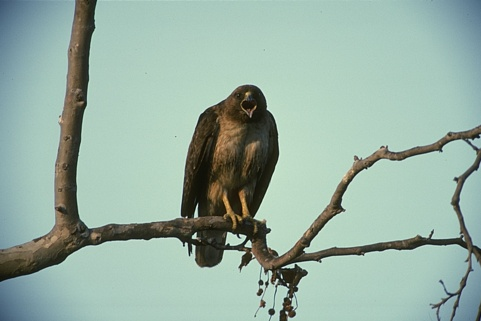
#> input picture 42049.jpg, 481 x 321 px
$ python CORF.py
#> lines starting #> are read from the running program, lines starting #| are printed output that depends on the picture
import cv2
import numpy as np
import math
from scipy.ndimage.measurements import label
import numpy.matlib
import skimage.morphology
import scipy
import time

def makePyramid(img):
    depth = 10
    scale = 1/pow(math.sqrt(2),(2-1))
    width = int(img.shape[1] * scale)
    height = int(img.shape[0] * scale)
    dim = (width, height)

    image = cv2.resize(img, dim, interpolation=cv2.INTER_CUBIC)
    return image

def rescaleImage(image, mn, mx):

    if (image.size == 0) == False:
        maximum = np.amax(image[:])
        minimum = np.min(image[:])
        if maximum - minimum == 0:
            image = np.ones(np.shape(image)) * mx
        else:
            image = (((image-minimum)/(maximum-minimum) * (mx - mn)) + mn)

    return image

def matlab_style_gauss2D(shape=(3,3),sigma=0.5):
        """
        2D gaussian mask - should give the same result as MATLAB's
        fspecial('gaussian',[shape],[sigma])
        """
        m,n = [(ss-1.)/2. for ss in shape]
        y,x = np.ogrid[-m:m+1,-n:n+1]
        h = np.exp( -(x*x + y*y) / (2.*sigma*sigma) )
        h[ h < np.finfo(h.dtype).eps*h.max() ] = 0
        sumh = h.sum()
        if sumh != 0:
            h /= sumh
        return h

def getDoG(img,sigma, onoff, sigmaRatio, config, width):

    # Create Difference of Gaussian Kernel
    sz = (np.shape(img)[0]+ 2*width,np.shape(img)[1]+ 2*width)

    # Create Gaussians
    g1 = matlab_style_gauss2D(sz,sigma)
    g2 = matlab_style_gauss2D(sz,sigma*sigmaRatio)

    # LGN cell
    if onoff == 1:
        # Center-OFF RF
        G = g2 - g1
    else:
        # Center-ON RF
        G = g1 - g2

    # Intesity distribution in the input image
    resultimg = np.pad(img,(width,width),'symmetric')

    # Compute LGN response as linear spatial summation
    # FFTSHIFT in order to recover the phase since it is important for reconstructing the correct spatial structure of the image
    output = np.fft.fftshift(np.fft.ifft2(np.fft.fft2(G,(sz[0],sz[1]))*np.fft.fft2(resultimg))) # Applying the inverse transform => f*g

    return output.real

def pol2cart(th,r):

    x = np.multiply(r,np.cos(th))
    y = np.multiply(r,np.sin(th))
    return(x, y)

def cart2pol(x, y):

    th = np.arctan2(y, x)
    r = np.sqrt(np.power(abs(x),2) + np.power(abs(y),2))
    return(th, r)

def determineProperties(input,rho,fp,t2):

    # Responses of model LGN cells
    gb = input.max(axis=2)
    #np.savetxt('gb.csv',gb)

    t = float('inf')
    for i in range(0,np.shape(input)[2]):
        mxlist = np.amax(np.amax(input[:,:,i]))
        if mxlist < t:
            t = mxlist
    t = np.amin(mxlist)

    x = list(range(1, 360*2+1))

    if rho > 0:
        # Building the circle
        a = np.round(fp[0] + np.multiply(rho,np.cos(np.multiply(x,math.pi/180))))-1
        b = np.round(fp[1]+np.multiply(rho,np.sin(np.multiply(x,math.pi/180))))-1

        # Get responses of model LGN cells along the circle
        tempo = []
        for i in range(0,len(a)):
            tempo.append(a[i].astype(int)+np.shape(input)[0]*b[i].astype(int))
        gb = gb.ravel('F')
        y = gb[tempo]
        y = np.roll(y.conj().transpose(),270).conj().transpose() #FOR CLEAR VISUALIZATION

        # Check if all elements are equal
        if len(np.unique(y)) == 1:
            onoff = []
            rho = []
            phi = []
            return (onoff,rho,phi)

        y[y < 0.01] = 0
        y = np.round(y*1000)/1000

        # Find local maxima inside the responses of model LGN cells along the circle
        nikos = skimage.morphology.local_maxima(y) #Locations of regional maxima
        BW, ncomponents = label(nikos) #Label matrix of contiguous regions
        npeaks = BW[:].max(0)
        peaks = np.zeros((1,npeaks))

        # Compute the value of the peaks as mean of
        # the positions of the regional maxima
        for i in range(0,npeaks):
            peaks[0,i] = np.mean(np.nonzero(BW == i+1))

        f = np.logical_and(peaks >= 180,peaks < 540) #TAKE HALF OF THE CIRCLE

        # Positions (in angle °) of the sub-units on the circle
        phivalues = peaks[f]

        x, y = pol2cart((phivalues-270)*math.pi/180,rho)

        # Positions (in angle rad) of the sub-units on the circle
        phi = phivalues*math.pi/180

        # Get polarity of the sub-inits knowing that
        # position 0 is LGN response center-ON
        # position 1 is LGN response center-OFF
        # The polarity is the position (0 or 1) of the maximum response
        onoff = np.zeros((1,len(phi)))
        for i in range(0,np.size(phi)):
            idx = np.argmax(input[round(fp[1]+x[i]),round(fp[0]+y[i]),:])
            onoff[0,i] = idx

    else:
        centreResponses = np.reshape(input[round(fp[1]),round(fp[0]),:],1,2)
        mx = np.amax(centreResponses,0)
        if np.amax(mx) >= t:
            onoff = np.argwhere(mx > t2*np.amax(mx)) - 1
            phi = np.zeros((1,len(onoff)))
        else:
            onoff = []
            phi = []

    rho = np.tile(rho,(1,len(phi)))
    phi = np.expand_dims(phi,0)
    return (onoff,rho,phi)

def getHashKey(vector):

    primelist = [2,3,5,7,11,13]
    n = len(vector)

    # based on prime factorization
    hashkey = np.prod(np.power(primelist[0:n],vector))
    return hashkey

def modifyModel(model,*args):

    '''
        Compute the new CORF model cell that is selective
        for vertical edges with opposite contrast
    '''

    nargs = len(args)
    names = []
    values = []

    for i in range(0,nargs-1,2):
        names.append(args[i])

    for i in range(1,nargs,2):
        values.append(args[i])

    for i in range(0,len(names)):
        if names[i] == "invertpolarity":
            # invert polarity
            if values[i]== 1:
                model[0,:] = 1-model[0,:]
        elif names[i] == "thetaoffset":
            # add angular offset
            model[3,:] = (model[3,:]+values[i])%(2*math.pi)
        elif names[i] == "overlappixels":
            rho = model[2,:]
            phi = model[3,:]
            x, y = pol2cart(phi,rho)
            negx = x < 0
            x[negx] = x[negx] - values[i] #x = x-beta beta/2?
            x[~negx] = x[~negx] + values[i] #x = x+beta beta/2?
            phi, model[2,:] = cart2pol(x,y)
            model[3,:] = (phi+2*math.pi)%(2*math.pi) #NON CHIARO

    return model

def imshift(im,shiftRows,shiftCols):

    A = np.zeros(np.shape(im))
    shiftRows = int(shiftRows)
    shiftCols = int(shiftCols)

    if shiftRows >= 0 and shiftCols >= 0:
        A[shiftRows:,shiftCols:] = im[0:int(np.shape(im)[0]-shiftRows),0:int(np.shape(im)[1]-shiftCols)]
    elif shiftRows >= 0 and shiftCols < 0:
        A[shiftRows:,0:int(np.shape(A)[1]+shiftCols)] = im[0:int(np.shape(im)[0]-shiftRows),-shiftCols:]
    elif shiftRows < 0 and shiftCols >= 0:
        A[0:int(np.shape(A)[0]+shiftRows),shiftCols:] = im[-shiftRows:,0:int(np.shape(im)[1]-shiftCols)]
    else:
        A[0:int(np.shape(A)[0]+shiftRows),0:int(np.shape(A)[1]+shiftCols)] = im[-shiftRows:,-shiftCols:]

    return A

def calc_viewimage(matrices, dispcomb, theta):

    '''
        Calculates the maximum-superposition of all the matrices stored
        in MATRICES (according to the L-infinity norm). It uses only the matrices for
        which the index is entered in DISPCOMB, e.g. if DISPCOMB contains the values
        1,2,4: only the first, second and fourth matrix contained in MATRICES are used
        for the superposition. This method also calculates the orientationmatrix (ORIENSMATRIX)
        which stores the maximum orientation response of each point in the resulting matrix (RESULT)
    '''

    # initialize values
    oriensMatrix = 0
    tmpMaxConv = float('-inf')
    result = float('-inf')
    cnt1 = 0

    if (np.shape(dispcomb)[0] == 1):
        result = matrices[:,:,dispcomb[0]]
    else:

        # calculate the superposition (L-infinity norm)
        while (cnt1 < np.shape(dispcomb)[0]):
            #calculate the maximum orientation-response in each point (based on the absolute values)
            oriensMatrixtmp1 = np.multiply((abs(matrices[:,:,dispcomb[cnt1]-1]) > tmpMaxConv),theta[dispcomb[cnt1]-1])
            oriensMatrixtmp2 = np.multiply((abs(matrices[:,:,dispcomb[cnt1]-1]) <= tmpMaxConv),oriensMatrix)
            oriensMatrix = oriensMatrixtmp1 + oriensMatrixtmp2
            tmpMaxConv = np.maximum(abs(matrices[:,:,dispcomb[cnt1]-1]), tmpMaxConv)

            # calculate the superposition
            result = np.maximum(result,abs(matrices[:,:,dispcomb[cnt1]-1]))
            cnt1 = cnt1 + 1

    return(result, oriensMatrix)

class Corf():

    def __init__(self,img,sigma, beta, inhibitionFactor, highthresh=-1):
        self.img = img
        self.sigma = sigma
        self.beta = beta
        self.inhibitionFactor = inhibitionFactor
        self.highthresh = highthresh
        self.blurringType = "Sum"
        self.simpleCell_excitation = np.array([])

    def getsimpleCellExcitation(self):
        return self.simpleCell_excitation

    def configureSimpleCell(self,sigmaRatio,t2):

        '''
            Starting from LGN cells in order to
            create sub-units of CORF cell
        '''

        # Create a synthetic stimulus of a vertical edge
        stimulus = np.zeros((200,200))
        stimulus[:,0:100] = 1

        self.eta = 1
        self.radius = math.ceil(self.sigma*2.5)*2+1

        # Linear spatial summation
        DoG_pos = getDoG(stimulus, self.sigma, 0, sigmaRatio, 1, 0)
        DoG_neg = -DoG_pos

        # Half wave rectification(only takes positive elements)
        DoG_pos = np.multiply(DoG_pos,(DoG_pos > 0))
        DoG_neg = np.multiply(DoG_neg,(DoG_neg > 0))

        # LGN cell response(ON+OFF)
        DoG = np.stack((DoG_pos,DoG_neg),2)

        # Choose rho list according to given sigma value
        # Sigma: scale parameter of the LGN cells
        # Rho: radius of concetric circles
        if self.sigma >= 1 and self.sigma <= 2:
            self.rho = (14.38,6.9796,3.0310,1.4135)
        elif self.sigma > 2 and self.sigma < 2.4:
            self.rho = (19.18,9.369,4.5128,2.1325)
        elif self.sigma >= 2.4 and self.sigma <= 3.5:
            self.rho = (24.62,12.6488,6.1992,3.0515)
        elif self.sigma >= 4 and self.sigma <= 5:
            self.rho = (34.43,18.08,9.2467,4.7877,3.3021)

        self.alpha = 0.9

        # Create configuration set

        # Image of size 100x100px
        fp = [100,100]
        for r in range(0,len(self.rho)):
            # Onoff: polarity of sub-unit
            # Rho: radius of concetric circles
            # Phi: polar angle of RF center of sub-unit with respect to the center of the CORF cell
            onoff,rho,phi = determineProperties(DoG,self.rho[r],fp,t2)
            if (onoff.size == 0) == False:
                xs = np.concatenate((onoff,np.matlib.repmat(self.sigma,1,np.shape(onoff)[1]),rho,phi),0)
                self.simpleCell_excitation = np.concatenate((self.simpleCell_excitation,xs),1) if self.simpleCell_excitation.size else xs

        self.simpleCell_excitation[3,:] = self.simpleCell_excitation[3,:]%(2*math.pi) #NON CHIARO

        self.sigma0 = 2
        self.sigmaRatio = sigmaRatio
        self.radius = round(np.amax(self.rho) + (2 + self.alpha*np.amax(self.rho))/2) #NON CHIARO

    def computeBlurredResponse(self):

        '''
            Starting from LGN cells in order to
            compute sub-units' responses of CORF cell
        '''

        # Get sigma values of sub-units from the exication S cell
        sigmaList = self.simpleCell_excitation[1,:]

        # Get polarity,sigma and rho values of sub-units from the exication S cell
        paramsList = np.transpose(self.simpleCell_excitation[(0,1,2),:])
        #if isfield(model.simpleCell,'inhibition')

        # Merge sigma values of sub-units from the exication and inhibition S cell
        sigmaList =  np.expand_dims(sigmaList,0)

        # Merge polarity,sigma and rho values of sub-units from the exication and inhibition S cell
        sigmaList = np.concatenate((sigmaList,np.expand_dims(self.simpleCell_inhibition[1,:],0)),1)
        paramsList = np.concatenate((paramsList,np.transpose(self.simpleCell_inhibition[(0,1,2),:])),0)

        sigmaList = np.unique(sigmaList)
        paramsList = np.unique(np.around(paramsList*1000)/1000,axis=0)

        nsigmaList = len(sigmaList)
        nparamsList = np.shape(paramsList)[0]

        LGNHashTable = {}

        for s in range(0,nsigmaList):
            delta = 0
            key_0 = getHashKey(np.array([delta,sigmaList[s]]))

            # Linear spatial summation
            LGNHashTable[key_0] = getDoG(self.img,sigmaList[s],0,self.sigmaRatio,delta,self.radius)

            delta = 1
            key_1 = getHashKey(np.array([delta,sigmaList[s]]))
            LGNHashTable[key_1] = -LGNHashTable[key_0]

            # LGN cell response(ON+OFF)
            LGNHashTable[key_0] = np.multiply(LGNHashTable[key_0],(LGNHashTable[key_0] > 0))
            LGNHashTable[key_1] = np.multiply(LGNHashTable[key_1],(LGNHashTable[key_1] > 0))

        # Sigma_prime of the CORF model response
        weightsigma = np.amax(paramsList[:,2])/ 3

        SimpleCellHashTable = {}

        for p in range(0,nparamsList):
            # Polarity
            delta = paramsList[p,0]

            sigma = paramsList[p,1]
            rho = paramsList[p,2]

            LGNHashKey = getHashKey(np.array([delta,sigma]))

            # LGN response
            LGN = LGNHashTable[LGNHashKey]

            # 3*((d_0+alpha*rho)/6)
            r = round((self.sigma0 + self.alpha*rho)/2)
            my_key = getHashKey(np.array([delta,sigma,rho]))
            if r > 0:
                if self.blurringType == "Sum":
                    smoothfilter = matlab_style_gauss2D((2*r+1,2*r+1),r/3) # Size of the kernel = 6*sigma, where sigma=(d_0+alpha*rho)/6 => sigma_prime

                    # Response of the sub-unit
                    SimpleCellHashTable[my_key] = scipy.signal.convolve2d(LGN,smoothfilter,"same")

                #elif self.blurringType == "Max":
                    #SimpleCellValueList[p] = maxgaussianfilter(LGN,r/3,0,0,[1 1],size(LGN));
            else:
                SimpleCellHashTable[my_key] = LGN

            # Part of CORF model response (only elevation to w_i)
            SimpleCellHashTable[my_key] = np.power(SimpleCellHashTable[my_key],math.exp(-rho**2/(2*weightsigma*weightsigma)))

            #SimpleCellValueList{p} = SimpleCellValueList{p} .^ exp(-rho^2/(2*weightsigma*weightsigma))
        return SimpleCellHashTable,weightsigma

    def getResponse(self,SimpleCellHashTable,simpleCell,weightsigma):

        '''
            Starting from sub-units' responses in order to
            compute CORF model response
        '''

        ntuples = np.shape(simpleCell)[1]
        w = np.zeros((1,ntuples))
        response = 1

        for i in range(0,ntuples):
            delta = simpleCell[0,i]
            sigma = simpleCell[1,i]
            rho   = round(simpleCell[2,i]*1000)/1000
            phi   = simpleCell[3,i]

            [col, row] = pol2cart(phi,rho)

            # Part of CORF model response (only elevation to w_i)
            blurredResponse = SimpleCellHashTable[getHashKey(np.array([delta,sigma,rho]))]

            shiftedResponse = imshift(blurredResponse,np.fix(row),-np.fix(col)) # Probably minus row???

            w[0,i] = math.exp(-rho**2/(2*weightsigma*weightsigma))

            # Production part of the CORF model response
            response = np.multiply(response,shiftedResponse)

        # Response CORF model cell
        response = np.power(response,(1/np.sum(w)))
        response = response[self.radius:np.shape(response)[0]-self.radius,self.radius:np.shape(response)[1]-self.radius] #NON CHIARO

        return response

    def getSimpleCellResponse(self,orientlist):

        self.SimpleCellHashTable, self.weightsigma = self.computeBlurredResponse()

        response = np.zeros((np.shape(self.img)[0],np.shape(self.img)[1],len(orientlist)))

        for i in range(0,len(orienslist)):

            # In order to obtain the new push-pull inhibition CORF model with different preferred orientations
            simpleCell_excitation = modifyModel(self.simpleCell_excitation.copy(),'thetaoffset',orientlist[i]*math.pi/180)
            simpleCell_inhibition = modifyModel(self.simpleCell_inhibition.copy(),'thetaoffset',orientlist[i]*math.pi/180)

            # Compute the excitatory response of the simple cell
            excitationresponse = self.getResponse(self.SimpleCellHashTable,simpleCell_excitation,self.weightsigma)

            #if isfield(model.simpleCell,'inhibition')
            # Compute the antiphase inhibitory response of the simple cell
            inhibitionresponse = self.getResponse(self.SimpleCellHashTable,simpleCell_inhibition,self.weightsigma)

            # Compute the net response
            rotresponse = excitationresponse - self.inhibitionFactor*inhibitionresponse

            rotresponse = np.multiply(rotresponse,(rotresponse > 0))
            #else
                # If no inhibition, then we only take the excitatory response
                #rotresponse = excitationresponse;
            response[:,:,i] = rotresponse

        return response

if __name__ == '__main__':

    start = time.time()

    img = cv2.imread('42049.jpg')
#> img is the input picture: shape (321, 481, 3); mean B, G, R 163.1, 175.2, 150.9
    img = cv2.normalize(img.astype('float'), None, 0.0, 1.0, cv2.NORM_MINMAX)

    # Make colors
    r = img[:,:,0]
    g = img[:,:,1]
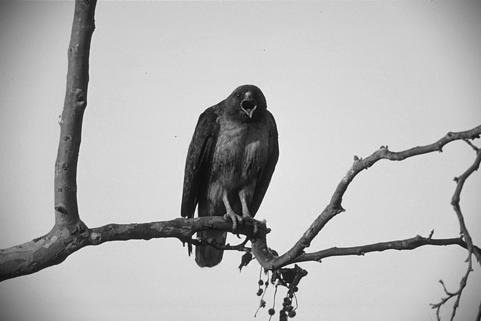
#> g: shape (321, 481) float64; min 0.0402, max 1, mean 0.704
    b = img[:,:,2]
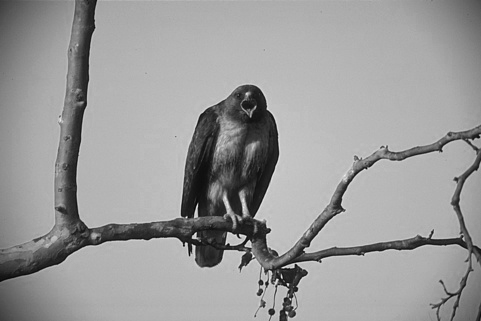
#> b: shape (321, 481) float64; min 0.00803, max 0.992, mean 0.606
    intesity = (r+g+b)/3

    #img = makePyramid(intesity)
    img = intesity

    img  = rescaleImage(np.double(img),0,1)
#> in rescaleImage, `maximum = np.amax(image[:])`: maximum = 0.976
#> in rescaleImage, `minimum = np.min(image[:])`: minimum = 0.0348

    corf = Corf(img,2.2,4,1.8)
    corf.configureSimpleCell(0.5,0.5)


    corf.simpleCell_inhibition = modifyModel(corf.getsimpleCellExcitation().copy(),"invertpolarity",1,"overlappixels",corf.beta)

    # 16 equidistant (22.5°) orientation preferences
    orienslist = list(np.arange(0, 337.5+1,22.5))

    output = corf.getSimpleCellResponse(orienslist)
#> in computeBlurredResponse, `paramsList = np.concatenate((paramsList,np.transpose(self.simpleCell_i..`: paramsList = 28 rows, first 8: [1, 2.2, 19.18], [0, 2.2, 19.18], [0, 2.2, 19.18], [1, 2.2, 19.18], [1, 2.2, 9.37], [0, 2.2, 9.37], [0, 2.2, 9.37], [1, 2.2, 9.37]
#> in computeBlurredResponse, `sigmaList = np.unique(sigmaList)`: sigmaList = [2.2]
#> in computeBlurredResponse, `paramsList = np.unique(np.around(paramsList*1000)/1000,axis=0)`: paramsList = 22 rows, first 8: [0, 2.2, 2.13], [0, 2.2, 4.51], [0, 2.2, 6.13], [0, 2.2, 6.94], [0, 2.2, 7.02], [0, 2.2, 9.37], [0, 2.2, 10.72], [0, 2.2, 10.84]
#> in computeBlurredResponse, `nsigmaList = len(sigmaList)`: nsigmaList = 1
#> the loop in computeBlurredResponse, `for s in range(0,nsigmaList):` made 1 pass
#> (key_0, key_1) on pass 1: (11.21, 22.42)
#> pass 1, in matlab_style_gauss2D (call 3), `h = np.exp( -(x*x + y*y) / (2.*sigma*sigma) )`:
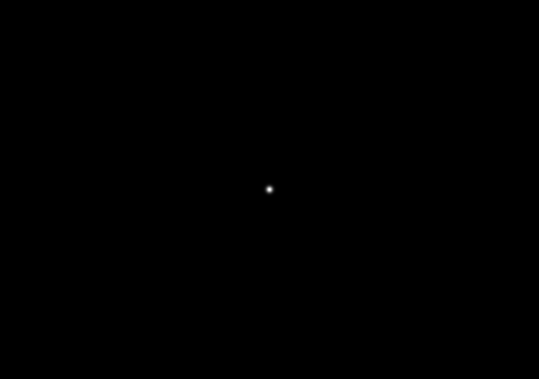
#> h: shape (379, 539) float64; min 0, max 1, mean 0.000149
#> after the loop in computeBlurredResponse, `for s in range(0,nsigmaList):`: LGNHashTable = 2 items
#> in computeBlurredResponse, `weightsigma = np.amax(paramsList[:,2])/ 3`: weightsigma = 6.65
#> the loop in computeBlurredResponse, `for p in range(0,nparamsList):` made 22 passes
#> (delta, rho, LGNHashKey, r, my_key) on passes 1, 2, 3, 4, 5, 6, 7, 8, 12, 13, 14, 15: (0, 2.13, 11.21, 2, 346.6), (0, 4.51, 11.21, 3, 15999.9), (0, 6.13, 11.21, 4, 216646.1), (0, 6.94, 11.21, 4, 791446.7), (0, 7.02, 11.21, 4, 907473.9), (0, 9.37, 11.21, 5, 39656714.5), (0, 10.72, 11.21, 6, 347158894.6), (0, 10.84, 11.21, 6, 421118865.3), (1, 2.13, 22.42, 2, 693.3), (1, 4.51, 22.42, 3, 31999.9), (1, 6.13, 22.42, 4, 433292.2), (1, 6.94, 22.42, 4, 1582893.4)
#> (delta, rho, LGNHashKey, r, my_key) on passes 9, 10, 11, 20, 21, 22: (0, 19.18, 11.21, 10, 2.86e+14), (0, 19.83, 11.21, 10, 8.13e+14), (0, 19.96, 11.21, 10, 1.01e+15), (1, 19.18, 22.42, 10, 5.71e+14), (1, 19.83, 22.42, 10, 1.63e+15), (1, 19.96, 22.42, 10, 2.02e+15)
#> after the loop in computeBlurredResponse, `for p in range(0,nparamsList):`:
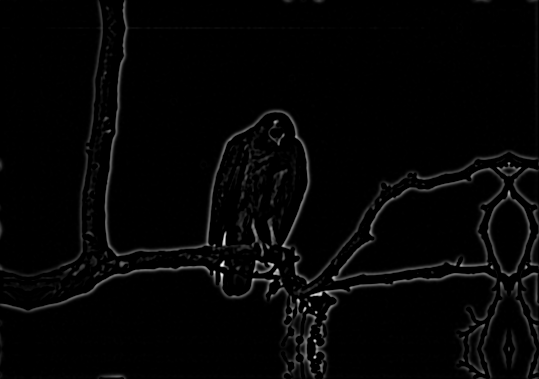
#> LGN: shape (379, 539) float64; min 0, max 0.28, mean 0.00567; drawn with min black and max white
#> after the loop in computeBlurredResponse, `for p in range(0,nparamsList):`: SimpleCellHashTable = 22 items
#> in getSimpleCellResponse, `self.SimpleCellHashTable, self.weightsigma = self.computeBlurredRespon..`: self.weightsigma = 6.65
#> the loop in getSimpleCellResponse, `for i in range(0,len(orienslist)):` made 16 passes
#> pass 1, in getSimpleCellResponse, `excitationresponse = self.getResponse(self.SimpleCellHashTable,simpleC..`:
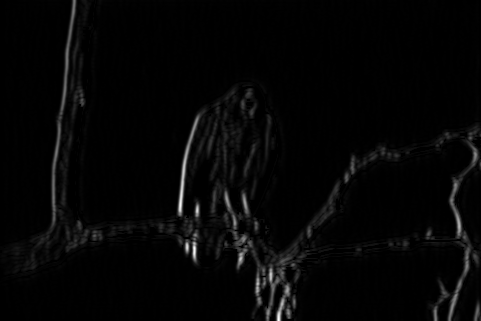
#> excitationresponse: shape (321, 481) float64; min 0, max 0.0732, mean 0.00173; drawn with min black and max white
#> pass 1, in getSimpleCellResponse, `rotresponse = np.multiply(rotresponse,(rotresponse > 0))`:
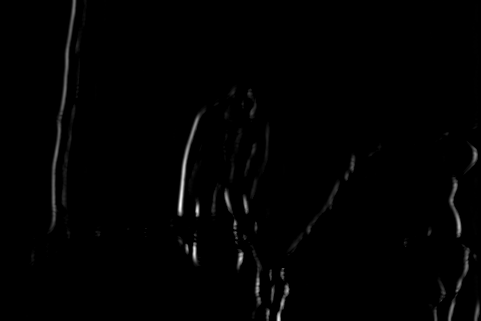
#> rotresponse: shape (321, 481) float64; min 0, max 0.0702, mean 0.00062; drawn with min black and max white

    corfresponse, oriensMatrix = calc_viewimage(output,list(range(1,len(orienslist)+1)), np.multiply(orienslist,math.pi/180))

    end = time.time()
    print ("Time elapsed:", end - start)
    #np.savetxt('oriensMatrix.csv',oriensMatrix)
    cv2.namedWindow("Image", cv2.WINDOW_NORMAL)
    cv2.imshow("Image", oriensMatrix)
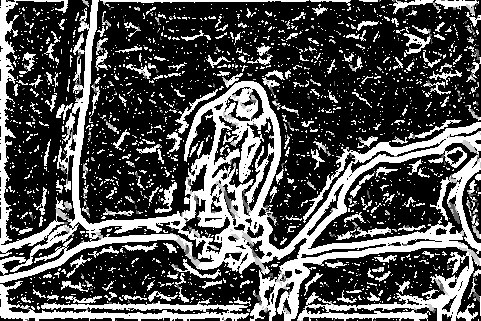
#> window 'Image': shape (321, 481); min 0, max 255, mean 83
    cv2.waitKey(0)
